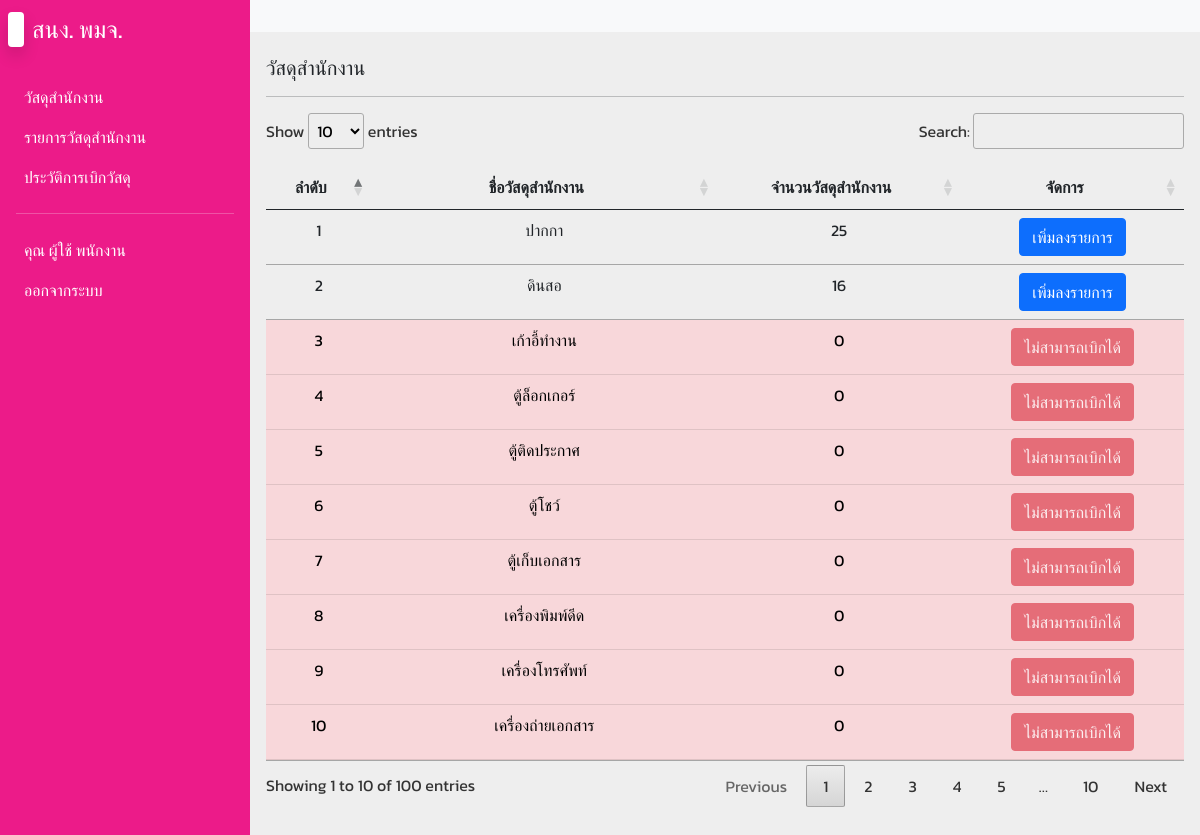
/offices.php (signed in), run on the app's committed database.
### tables this page shows
CREATE TABLE `offices` (
  `office_id` int(11) NOT NULL,
  `office_name` varchar(255) NOT NULL,
  `office_qty` int(11) NOT NULL
);

### offices.php (the view, shortened to what this page needs)
<?php
include('config/db.php');
?>
<!DOCTYPE html>
<html lang="en">
<head>
  <link rel="stylesheet" href="css/bootstrap.min.css">
  <link rel="stylesheet" href="css/fonts.css">
  <link rel="stylesheet" href="css/styles.css">
  <link rel="stylesheet" href="css/jquery.dataTables.min.css">
  <link rel="stylesheet" href="css/all.min.css">
  <link rel="stylesheet" href="css/fontawesome.min.css">
</head>
<body>
  <div class="main-container d-flex">
    <div class="sidebar" id="side_nav">
      <div class="header-box px-2 pt-3 pb-4 d-flex justify-content-between">
        <h1 class="fs-4"><span class="bg-white text-dark rounded shadow px-2 me-2"></span><span class="text-white">สนง. พมจ.</span></h1>
      </div>
      <?php include('includes/menuSidebar.inc.php'); ?>
    </div>
    <div class="content">
      <nav class="navbar navbar-expand-md navbar-light bg-light">
        <div class="container-fluid">
          <div class="collapse navbar-collapse justify-content-end" id="navbarSupportedContent">
            <ul class="navbar-nav mb-2 mb-lg-0">
              <li class="nav-item">
                <a class="nav-link active" aria-current="page" href="#"></a>
              </li>
            </ul>
          </div>
        </div>
      </nav>
    <div class="dashboard-content px-3 pt-4">
      <h2 class="fs-5"> วัสดุสำนักงาน</h2>
      <hr>
     <table class="table table-hover" id="myTable">
        <thead>
          <tr>
            <th class="text-center">ลำดับ</th>
            <th class="text-center">ชื่อวัสดุสำนักงาน</th>
            <th class="text-center">จำนวนวัสดุสำนักงาน</th>
            <th class="text-center">จัดการ</th>
          </tr>
        </thead>
        <tbody>
          <?php
          $sql = "SELECT * FROM `offices` ORDER BY office_qty DESC";
          $query = mysqli_query($conn, $sql);
          $i = 0;
          while($row = mysqli_fetch_array($query)) {
            $i++;
          ?>
          <tr class="<?php if($row['office_qty'] == 0) { echo 'table-danger'; } ?>">
            <td class="text-center"><?= $i; ?></td>
            <td class="text-center"><?= $row['office_name']; ?></td>
            <td class="text-center"><?= number_format($row['office_qty']); ?></td>
            <td class="text-center">
              <?php
              if($_SESSION['emp_role'] == 1 && $row['office_qty'] >= 1) {
              ?>
              <a href="lists.php?p_id=<?= $row['office_id']; ?>&act=add" class="btn btn-primary">เพิ่มลงรายการ</a>
              <?php } else if($_SESSION['emp_role'] == 2) { ?>
                <a href="#" class="btn btn-sucess">นำเข้าวัสดุ</a>
                <?php
              } else { ?>
              <a href="#" class="btn btn-danger disabled">ไม่สามารถเบิกได้</a>
              <?php } ?>
            </td>
          </tr>
          <?php } ?>
        </tbody>
      </table>
    </div>
    <br><br><br>
  </div>
</body>
</html>

### css/styles.css (style rules this page uses)
body { background-color: #eee; }
#side_nav { background: #EC1B89; min-width: 250px; max-width: 250px; transition: all 0.3s; }
.content { min-height: 100vh; width: 100%; }

### data on the page
offices: office_name "ปากกา", office_qty "25"
offices: office_name "ดินสอ", office_qty "16"
offices: office_name "เก้าอี้ทำงาน", office_qty "0", shows "ไม่สามารถเบิกได้"
offices: office_name "ตู้ล็อกเกอร์", office_qty "0", shows "ไม่สามารถเบิกได้"
offices: office_name "ตู้ติดประกาศ", office_qty "0", shows "ไม่สามารถเบิกได้"
offices: office_name "ตู้โชว์", office_qty "0", shows "ไม่สามารถเบิกได้"
offices: office_name "ตู้เก็บเอกสาร", office_qty "0", shows "ไม่สามารถเบิกได้"
offices: office_name "เครื่องพิมพ์ดีด", office_qty "0", shows "ไม่สามารถเบิกได้"
offices: office_name "เครื่องโทรศัพท์", office_qty "0", shows "ไม่สามารถเบิกได้"
offices: office_name "เครื่องถ่ายเอกสาร", office_qty "0", shows "ไม่สามารถเบิกได้"

### other printed values
$_SESSION['emp_fname'] "ผู้ใช้"
$_SESSION['emp_lname'] "พนักงาน"
